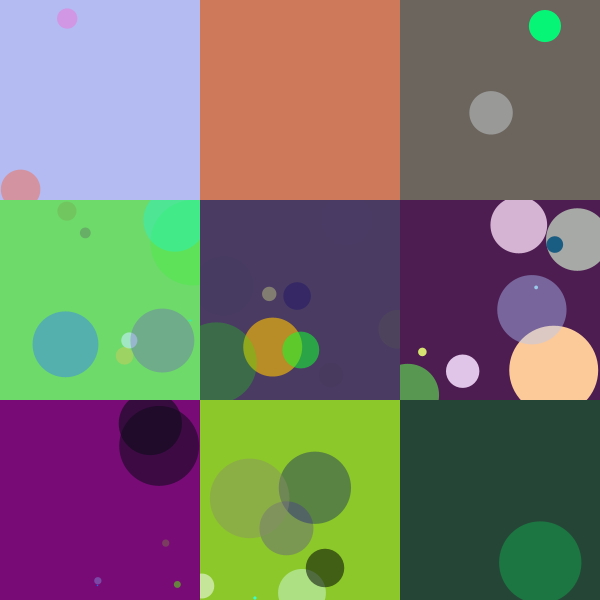
Frame 1 (no input)
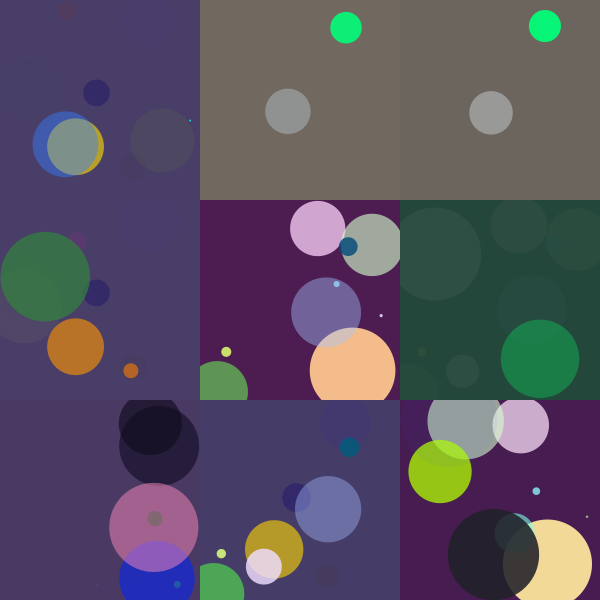
Frame 60 (the mouse pressed at the canvas centre just before this capture)
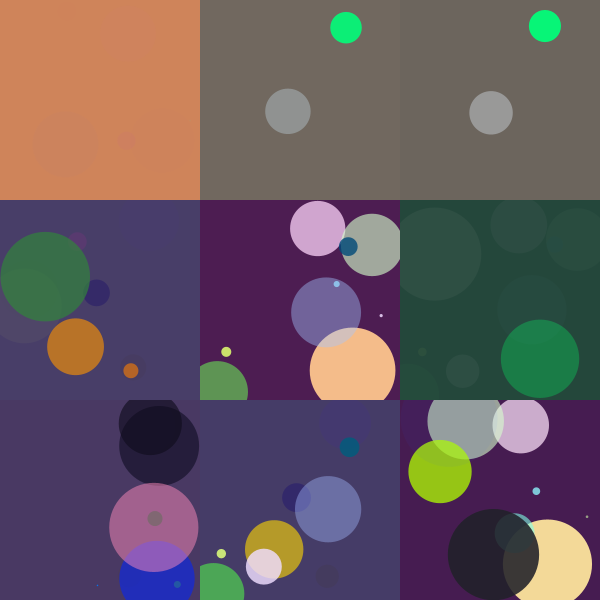
Frame 120 (the mouse held since frame 60 and released just before this capture)

The Processing sketch that drew these frames (run headless with seeded random() and noise(); from frame 60 on, the mouse is pressed at the canvas centre):

// Processing sketch: genetic_alg_take4
// ── genetic_alg_take4.pde
//gigi miller and maya reich //<>//
//evolving a current of images

//take four - breed locally 


//Global Constants
int POP = 9; 
int count = 0;
int steps = 20;
PGraphics image;

//current population
Goat[] current = new Goat[POP];

//future population we are interpolating to from current
Goat[] future = new Goat[POP];

int widthOfGoat = 200;
int heightOfGoat = 200;

void setup() {
  size(600, 600);
  background(35);
  colorMode(HSB, 360, 100, 100);
  frameRate(40);

  noStroke();
  //noLoop();

  image = createGraphics(widthOfGoat, heightOfGoat);

  initializePool();
}


void initializePool() {
  //initialize the population randomly
  for (int i = 0; i < POP; i++) {
    Goat myGoat;
    myGoat = new Goat();
    current[i] = myGoat;
    current[i].birth();
  }
  int j = 0;
  //assigns origin for each box
  for (int ex = 0; ex<width; ex += widthOfGoat) {
    for (int why = 0; why<height; why += heightOfGoat) {
      current[j].id = j;
      current[j].x = ex;
      current[j].y = why;
      j++;
    }
  }
  //ad goats to the neighbors pool of each goat 
  for (int id = 0; id < POP; id++) {
    int h = height/heightOfGoat;
    int w = width/widthOfGoat;
    current[id].neighbors.add(current[id]);
    //LEFT NEIGHBORS
    if (id > h) {
      //add the left neighbor
      current[id].neighbors.add(current[id-h]);
      if (id % h != 0) {
        //add the top left 
        current[id].neighbors.add(current[id-h - 1]);
      }
      if (id % h != h - 1) {
        //add the bottom left 
        current[id].neighbors.add(current[id-h + 1]);
      }
    }
    //RIGHT NEIGHBORS
    if (id< h*(w-1)) {
      //add the right neighbor
      current[id].neighbors.add(current[id+h]);
      if (id%h!=0) {
        //add top right 
        current[id].neighbors.add(current[id+h-1]);
      }
      if ( id%h != h-1) {
        //add bottom right
        current[id].neighbors.add(current[id+h+1]);
      }
    }
    //CENTER NEIGHBORS
    if (id %h != 0) {
      //add the top center 
      current[id].neighbors.add(current[id-1]);
    }
    if (id%h != h-1) {
      //add the bottom center
      current[id].neighbors.add(current[id+1]);
    }
    current[id].breed();
  }
}


void draw() {
  //drawing the GOATS
  //start with current pop- draw it

  //draw current population
  for (int i=0; i < POP; i++) {
    current[i].drawGoat(count/float(steps));
  }
  count++;
}



void keyPressed() {
  if (key == 'r' || key == 'R') {
    initializePool();
    redraw();
  }
  if (key == 'b' || key == 'B') {

    int nG = int (random(0, POP));
    //Goat superGoat = new Goat();
    //superGoat.birth();
    current[nG].birth();
  }
}


//Basic Algorithm
//1. create a randomized current

//2. rank population using a fitness function that includes location

//3. breed a new current - many ways to do 

//4. randomly mutate the new current 

//5. back to step 2, repeat
// ── goat_class.pde
//goats are the individual images we are creating //<>//
//greatest of all time


//things to change:
//update breed- dont return anything
//update draw to draw based on chromosomes
//swap outside of breed. Order is swap then breed
//dont create new goat- change chromosome
//each goat has two chromosomes
//get rid of future in main file
//swap breed draw


//Chromosome positions
int HEADER_LENGTH = 4;
int SHAPE_LENGTH = 7;
int MAX_SHAPES = 10;
int BG_HUE = 0; //header
int BG_SAT = 1; //header
int BG_BRI = 2; //header
int NUM_SHAPE = 3; //header
int HUE = 0;
int SAT = 1;
int BRI = 2;
int ALPH = 3;
int EX = 4;
int WHY = 5;
int RAD = 6;

int chromLength = HEADER_LENGTH + (SHAPE_LENGTH * MAX_SHAPES);

int degrees = 360;
int satMax = 100;
int brightMax = 100;
int alphaMax = 100;
int maxRad = 100;

int currentGoat = 0 ;

class Goat {
  int id;
  ArrayList<Goat> neighbors = new ArrayList<Goat>(); //list of neighbors to breed from 
  int x, y; //location of each goat in the grid
  float FS; //fitness score out of 1 max

  float[] chromosome = new float[chromLength];
  float[] Fchromosome = new float[chromLength]; //future chromosome 
  //r, b, g, # of ellipses, 
  //each ellipse has - r, g, b, a, x, y, r (7)
  //ten circles

  void birth() {
    // randomly assigns values to the chromosome array
    for ( int i =0; i < chromosome.length; i++) {
      chromosome[i] = random(0, 1);
    }
  }


  void drawGoat(float t) {
    //only swap chromosomes if fully interpolated
    if (count == steps) {
      swap();
      breed();
      count = 0;
    }



    PGraphics image; 
    image = createGraphics(widthOfGoat, heightOfGoat);

    image.beginDraw();
    image.colorMode(HSB, degrees, satMax, brightMax, alphaMax);
    image.noStroke();
    //gets the background RGB values from the goats chromosome
    float bgH = chromeLerp( t, BG_HUE) * degrees;
    float bgS = chromeLerp( t, BG_SAT) * satMax;
    float bgB = chromeLerp( t, BG_BRI) * brightMax;
    image.background(bgH, bgS, bgB);
    //draws the background of each goat

    //draw the ellipses
    int ogNumEll = int (chromosome[NUM_SHAPE] * MAX_SHAPES);
    int newNumEll = int(Fchromosome[NUM_SHAPE] * MAX_SHAPES);
    int num_Ell = max(ogNumEll, newNumEll);
    //iterates through the number of ellipses in the goat 
    for (int i = 0; i < num_Ell; i++) {
      float eH = chromeLerp( t, HEADER_LENGTH + (i*SHAPE_LENGTH) + HUE)  * degrees;
      float eS = chromeLerp( t, HEADER_LENGTH + (i*SHAPE_LENGTH) + SAT) * (satMax + 50); //skews circles to be more saturated
      float eB = chromeLerp( t, HEADER_LENGTH + (i*SHAPE_LENGTH) + BRI) * (brightMax + 100); //skews circles to be brighter
      float eA = chromeLerp( t, HEADER_LENGTH + (i*SHAPE_LENGTH) + ALPH) * alphaMax;
      float eX = chromeLerp( t, HEADER_LENGTH + (i*SHAPE_LENGTH) + EX) * widthOfGoat;
      float eY = chromeLerp( t, HEADER_LENGTH + (i*SHAPE_LENGTH) + WHY) * heightOfGoat;
      float eRad = chromeLerp( t, HEADER_LENGTH + (i*SHAPE_LENGTH) + RAD) * maxRad;

      if (i >= ogNumEll ) {
        eA = lerp(0, Fchromosome[HEADER_LENGTH + (i*SHAPE_LENGTH) + ALPH], t) * alphaMax;
        //println("fade in", i, chromosome[NUM_SHAPE], goat.chromosome[NUM_SHAPE] );
      } else if (i >= newNumEll) {
        eA = lerp(chromosome[HEADER_LENGTH + (i*SHAPE_LENGTH) + ALPH], 0, t) * alphaMax;
        //println("fade out" , i , chromosome[NUM_SHAPE], goat.chromosome[NUM_SHAPE] );
      }

      image.fill(eH, eS, eB, eA);
      image.ellipse(eX, eY, eRad, eRad);
    }
    image.endDraw();

    image(image, x, y);
  }

// lerps between the genes in the chromosome
  float chromeLerp(float t, int i) {
    return lerp(chromosome[i], Fchromosome[i], t);
  }
  
  
  
  
  //fitness test - color scheme and # of circles
  //complementary colors -- fitness function creates the breeding pool which is an array
  float getFitness() {
    float fitness;
    float radRatio;
    float radiusScore  = 0;
    float colorFitScore = 0;
    //gets the background HSB values from the goats chromosome
    float bgH = chromosome[BG_HUE] * degrees;
    //ideal complementary color
    float bgComp = (bgH + degrees/2) % degrees;
    float num_Ell =int( chromosome[3] * MAX_SHAPES);

    //iterates through the number of ellipses in the goat 
    for (int i = 0; i < num_Ell; i++) { 
      float eH = chromosome[HEADER_LENGTH + (i*SHAPE_LENGTH) + HUE] * degrees;
      float eRad = chromosome[HEADER_LENGTH + (i*SHAPE_LENGTH) + RAD] * maxRad;
      radRatio = eRad/maxRad;
      //if fitness score is in between range of 50 around complementary color, it is ideal
      //weighted by the ratio of the radius to the maximum radius
      radiusScore += radRatio;
      colorFitScore += ((1 - cos(bgComp - eH))/2)*radRatio;
    }
    //updates the fitness score of the goat based on the color fit score and the number of ellipses
    //we favor complementary colors and more circles
    if (num_Ell > 0) {
      fitness = (colorFitScore/num_Ell)*0.4 + (num_Ell/MAX_SHAPES)*0.4 + (radiusScore/num_Ell) * 0.2;
    } else {
      //if no ellipses, assign score of 0.1
      fitness = 0.1;
    }

    return fitness;
  }

  //breed the goats 
  void breed() { 
    //BP is only made of Goats in immediate location of given Goat
    ArrayList<Goat> BP = new ArrayList<Goat>(); 
    for (Goat g : neighbors) { 
      //append the number of goats into the breeding pool based on the fitness score 
      int breeders = int( g.getFitness() * 100); 
      for (int i = 0; i < breeders; i++) { 
        BP.add(g);
      }
    } 

    //parent 1 index 
    Goat p1 = BP.get(int (random(0, BP.size()))); 
    //parent 2 index 
    Goat p2 = BP.get(int (random(0, BP.size()))); 

    //index at which we crossover genes from parent 1 to parent 2 
    int crossOverPt = int(random(0, chromLength-1)); 

    for (int i = 0; i < chromLength; i++) { 
      //get new genes from parent 1 up to crossover 
      if (i < crossOverPt) { 
        Fchromosome[i] = p1.chromosome[i];
      } 
      //get new genes from parent 2 after crossover 
      else { 
        Fchromosome[i] = p2.chromosome[i];
      }
    } 
    mutate();
  } 

  //put the future chromosome in the current spot once interpolation is done
  void swap() {
    float tempChromo[] = chromosome;
    chromosome = Fchromosome;
    Fchromosome = tempChromo;
  }

  //mutate all genes of the children by a small amount
  void mutate() {
    for (int i = 0; i < chromosome.length; i++) {
      float gene = chromosome[i];
      float mutation = random(-0.1, 0.1);
      float rate = random(0, 2);
      if (rate < 1.0/chromosome.length) {
        //println(gene);
        gene += mutation;
        gene = max(min(gene, 1), 0);
        chromosome[i] = gene;
      }
    }
  }
}
